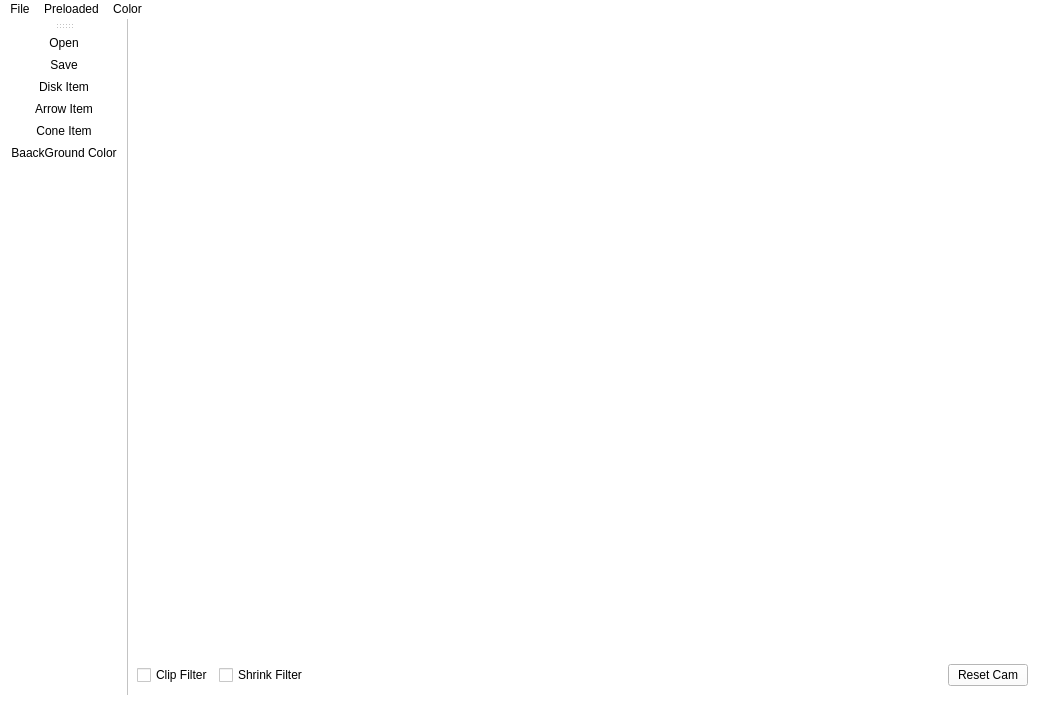
<?xml version="1.0" encoding="UTF-8"?>
<ui version="4.0">
 <class>MainWindow</class>
 <widget class="QMainWindow" name="MainWindow">
  <property name="geometry">
   <rect>
    <x>0</x>
    <y>0</y>
    <width>1037</width>
    <height>717</height>
   </rect>
  </property>
  <property name="windowTitle">
   <string>MainWindow</string>
  </property>
  <property name="styleSheet">
   <string notr="true">background-color: rgb(255, 255, 255);</string>
  </property>
  <widget class="QWidget" name="centralwidget">
   <layout class="QVBoxLayout" name="verticalLayout_2">
    <item>
     <layout class="QVBoxLayout" name="verticalLayout_3">
      <item>
       <widget class="QVTKOpenGLWidget" name="qvtkWidget" native="true">
        <property name="minimumSize">
         <size>
          <width>600</width>
          <height>600</height>
         </size>
        </property>
       </widget>
      </item>
     </layout>
    </item>
    <item>
     <spacer name="verticalSpacer">
      <property name="orientation">
       <enum>Qt::Vertical</enum>
      </property>
      <property name="sizeHint" stdset="0">
       <size>
        <width>20</width>
        <height>40</height>
       </size>
      </property>
     </spacer>
    </item>
    <item>
     <layout class="QHBoxLayout" name="horizontalLayout">
      <item>
       <widget class="QCheckBox" name="BoxClip">
        <property name="text">
         <string>Clip Filter</string>
        </property>
       </widget>
      </item>
      <item>
       <widget class="QCheckBox" name="BoxShrink">
        <property name="text">
         <string>Shrink Filter</string>
        </property>
       </widget>
      </item>
      <item>
       <spacer name="horizontalSpacer">
        <property name="orientation">
         <enum>Qt::Horizontal</enum>
        </property>
        <property name="sizeHint" stdset="0">
         <size>
          <width>40</width>
          <height>20</height>
         </size>
        </property>
       </spacer>
      </item>
      <item>
       <widget class="QPushButton" name="Filter">
        <property name="styleSheet">
         <string notr="true">color: rgb(0, 0, 0);</string>
        </property>
        <property name="text">
         <string>Reset Cam</string>
        </property>
       </widget>
      </item>
     </layout>
    </item>
   </layout>
  </widget>
  <widget class="QMenuBar" name="menubar">
   <property name="geometry">
    <rect>
     <x>0</x>
     <y>0</y>
     <width>1037</width>
     <height>23</height>
    </rect>
   </property>
   <widget class="QMenu" name="menuFile">
    <property name="title">
     <string>File</string>
    </property>
    <addaction name="openButton"/>
    <addaction name="saveButton"/>
   </widget>
   <widget class="QMenu" name="menuPreloaded">
    <property name="title">
     <string>Preloaded</string>
    </property>
    <addaction name="disk"/>
    <addaction name="arrow"/>
    <addaction name="cone"/>
   </widget>
   <widget class="QMenu" name="menuFilter">
    <property name="title">
     <string>Color</string>
    </property>
    <addaction name="ColorChoose"/>
    <addaction name="Color"/>
   </widget>
   <addaction name="menuFile"/>
   <addaction name="menuPreloaded"/>
   <addaction name="menuFilter"/>
  </widget>
  <widget class="QStatusBar" name="statusbar"/>
  <widget class="QToolBar" name="toolBar">
   <property name="windowTitle">
    <string>toolBar</string>
   </property>
   <attribute name="toolBarArea">
    <enum>LeftToolBarArea</enum>
   </attribute>
   <attribute name="toolBarBreak">
    <bool>false</bool>
   </attribute>
   <addaction name="openButton"/>
   <addaction name="saveButton"/>
   <addaction name="disk"/>
   <addaction name="arrow"/>
   <addaction name="cone"/>
   <addaction name="ColorChoose"/>
  </widget>
  <action name="openButton">
   <property name="icon">
    <iconset resource="Icons/icons.qrc">
     <normaloff>:/Icons/file.png</normaloff>:/Icons/file.png</iconset>
   </property>
   <property name="text">
    <string>Open</string>
   </property>
  </action>
  <action name="saveButton">
   <property name="icon">
    <iconset resource="Icons/icons.qrc">
     <normaloff>:/Icons/save.png</normaloff>:/Icons/save.png</iconset>
   </property>
   <property name="text">
    <string>Save</string>
   </property>
  </action>
  <action name="actionHelp">
   <property name="icon">
    <iconset resource="Icons/icons.qrc">
     <normaloff>:/Icons/help.png</normaloff>:/Icons/help.png</iconset>
   </property>
   <property name="text">
    <string>Help</string>
   </property>
  </action>
  <action name="actionPrint">
   <property name="icon">
    <iconset resource="Icons/icons.qrc">
     <normaloff>:/Icons/print.png</normaloff>:/Icons/print.png</iconset>
   </property>
   <property name="text">
    <string>Print</string>
   </property>
  </action>
  <action name="disk">
   <property name="icon">
    <iconset resource="Icons/icons.qrc">
     <normaloff>:/Icons/disk.png</normaloff>:/Icons/disk.png</iconset>
   </property>
   <property name="text">
    <string>Disk Item</string>
   </property>
  </action>
  <action name="arrow">
   <property name="icon">
    <iconset resource="Icons/icons.qrc">
     <normaloff>:/Icons/arrow.png</normaloff>:/Icons/arrow.png</iconset>
   </property>
   <property name="text">
    <string>Arrow Item</string>
   </property>
  </action>
  <action name="cone">
   <property name="icon">
    <iconset resource="Icons/icons.qrc">
     <normaloff>:/Icons/slz.png</normaloff>:/Icons/slz.png</iconset>
   </property>
   <property name="text">
    <string>Cone Item</string>
   </property>
  </action>
  <action name="CFilter">
   <property name="text">
    <string>Clip Filter</string>
   </property>
  </action>
  <action name="SFilter">
   <property name="text">
    <string>Shrink Filter</string>
   </property>
  </action>
  <action name="ColorChoose">
   <property name="icon">
    <iconset resource="Icons/icons.qrc">
     <normaloff>:/Icons/dark.png</normaloff>:/Icons/dark.png</iconset>
   </property>
   <property name="text">
    <string>BaackGround Color</string>
   </property>
  </action>
  <action name="Color">
   <property name="text">
    <string>Actor Color</string>
   </property>
  </action>
 </widget>
 <customwidgets>
  <customwidget>
   <class>QVTKOpenGLWidget</class>
   <extends>QWidget</extends>
   <header>QVTKOpenGLWidget.h</header>
  </customwidget>
 </customwidgets>
 <resources>
  <include location="Icons/icons.qrc"/>
 </resources>
 <connections/>
</ui>
